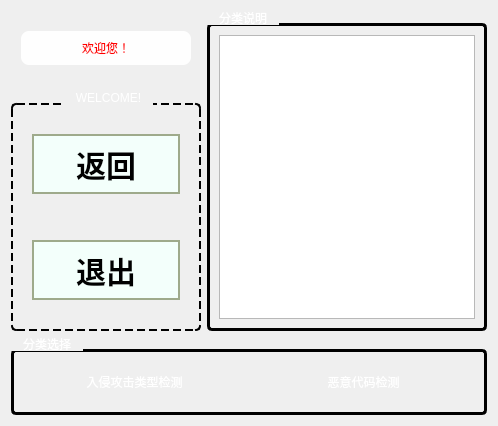
      <widget class="QWidget" name="page_dec">
       <property name="sizePolicy">
        <sizepolicy hsizetype="Expanding" vsizetype="Expanding">
         <horstretch>0</horstretch>
         <verstretch>0</verstretch>
        </sizepolicy>
       </property>
       <property name="styleSheet">
        <string notr="true">page_dec {
    border-image: url(:/img/images/8.jpg) 0 0 0 0 stretch stretch;
}
</string>
       </property>
       <layout class="QVBoxLayout" name="verticalLayout_68">
        <item>
         <layout class="QVBoxLayout" name="verticalLayout_46" stretch="5,3">
          <item>
           <layout class="QHBoxLayout" name="horizontalLayout_57" stretch="0">
            <item>
             <layout class="QHBoxLayout" name="horizontalLayout_60" stretch="1,8">
              <item>
               <layout class="QVBoxLayout" name="verticalLayout_47">
                <item>
                 <layout class="QHBoxLayout" name="horizontalLayout_58">
                  <property name="leftMargin">
                   <number>10</number>
                  </property>
                  <property name="topMargin">
                   <number>20</number>
                  </property>
                  <property name="rightMargin">
                   <number>10</number>
                  </property>
                  <property name="bottomMargin">
                   <number>20</number>
                  </property>
                  <item>
                   <widget class="QLabel" name="lable_decwelcome">
                    <property name="sizePolicy">
                     <sizepolicy hsizetype="Expanding" vsizetype="Fixed">
                      <horstretch>0</horstretch>
                      <verstretch>0</verstretch>
                     </sizepolicy>
                    </property>
                    <property name="styleSheet">
                     <string notr="true">QLabel {
    background-color: rgba(255, 255, 255, 0.95);  
    border: 2px solid 00ffff;
    border-radius: 8px;                         
    color: red;                                 
    font: bold 14pt &quot;Microsoft YaHei&quot;;
    padding: 8px;
}
</string>
                    </property>
                    <property name="text">
                     <string>欢迎您！</string>
                    </property>
                    <property name="alignment">
                     <set>Qt::AlignCenter</set>
                    </property>
                   </widget>
                  </item>
                 </layout>
                </item>
                <item>
                 <layout class="QVBoxLayout" name="verticalLayout_48">
                  <item>
                   <widget class="QGroupBox" name="groupBox_9">
                    <property name="styleSheet">
                     <string notr="true">QGroupBox {
    border: 2px dashed ffffff;
    border-radius: 5px;             
    color: white;                   
    font: bold 24px &quot;微软雅黑&quot;;     
    margin-top: 12px;              
}

QGroupBox::title {
    subcontrol-origin: margin;      
    subcontrol-position: top center; 
    padding: 0 10px;                 
}</string>
                    </property>
                    <property name="title">
                     <string>WELCOME!</string>
                    </property>
                    <layout class="QVBoxLayout" name="verticalLayout_51">
                     <item>
                      <layout class="QVBoxLayout" name="verticalLayout_53">
                       <property name="leftMargin">
                        <number>10</number>
                       </property>
                       <property name="topMargin">
                        <number>20</number>
                       </property>
                       <property name="rightMargin">
                        <number>10</number>
                       </property>
                       <property name="bottomMargin">
                        <number>20</number>
                       </property>
                       <item>
                        <widget class="QPushButton" name="btn_backdec">
                         <property name="sizePolicy">
                          <sizepolicy hsizetype="Expanding" vsizetype="Fixed">
                           <horstretch>0</horstretch>
                           <verstretch>0</verstretch>
                          </sizepolicy>
                         </property>
                         <property name="styleSheet">
                          <string notr="true">QPushButton { 
    color: rgb(0, 0, 0);
	background-color: rgb(243, 255, 251);                        
    border: 2px solid rgb(158, 170, 139);      
    border-radius: 0px;                          
    font-weight: bold;  
    padding: 8px 12px;  
    font-weight: bold;
    font-size: 30px;     
    min-width: 120px;   
    min-height: 40px;    
}

QPushButton:hover {
    background-color: rgb(180, 220, 255);    
}

QPushButton:pressed {
    background-color: rgb(150, 200, 255);    
}</string>
                         </property>
                         <property name="text">
                          <string>返回</string>
                         </property>
                        </widget>
                       </item>
                      </layout>
                     </item>
                     <item>
                      <layout class="QHBoxLayout" name="horizontalLayout_59">
                       <property name="leftMargin">
                        <number>10</number>
                       </property>
                       <property name="topMargin">
                        <number>20</number>
                       </property>
                       <property name="rightMargin">
                        <number>10</number>
                       </property>
                       <property name="bottomMargin">
                        <number>20</number>
                       </property>
                       <item>
                        <widget class="QPushButton" name="btn_decexit">
                         <property name="sizePolicy">
                          <sizepolicy hsizetype="Expanding" vsizetype="Fixed">
                           <horstretch>0</horstretch>
                           <verstretch>0</verstretch>
                          </sizepolicy>
                         </property>
                         <property name="styleSheet">
                          <string notr="true">QPushButton { 
    color: rgb(0, 0, 0);
	background-color: rgb(243, 255, 251);                        
    border: 2px solid rgb(158, 170, 139);      
    border-radius: 0px;                          
    font-weight: bold;  
    padding: 8px 12px;  
    font-weight: bold;
    font-size: 30px;     
    min-width: 120px;   
    min-height: 40px;    
}

QPushButton:hover {
    background-color: rgb(180, 220, 255);    
}

QPushButton:pressed {
    background-color: rgb(150, 200, 255);    
}</string>
                         </property>
                         <property name="text">
                          <string>退出</string>
                         </property>
                        </widget>
                       </item>
                      </layout>
                     </item>
                    </layout>
                   </widget>
                  </item>
                 </layout>
                </item>
               </layout>
              </item>
              <item>
               <layout class="QVBoxLayout" name="verticalLayout_78">
                <item>
                 <widget class="QGroupBox" name="groupBox_11">
                  <property name="styleSheet">
                   <string notr="true">QGroupBox {
    border: 3px solid ffffff;
    border-radius: 5px;             
    margin-top: 12px;               
    color: white;                  
    font: bold 24px &quot;微软雅黑&quot;;       
}

QGroupBox::title {
    subcontrol-origin: margin;     
    subcontrol-position: top left;  
    padding: 0 10px;               
}
</string>
                  </property>
                  <property name="title">
                   <string>分类说明</string>
                  </property>
                  <layout class="QVBoxLayout" name="verticalLayout_79">
                   <item>
                    <widget class="QTextBrowser" name="textBrowserdec"/>
                   </item>
                  </layout>
                 </widget>
                </item>
               </layout>
              </item>
             </layout>
            </item>
           </layout>
          </item>
          <item>
           <layout class="QHBoxLayout" name="horizontalLayout_61">
            <item>
             <widget class="QGroupBox" name="groupBox_10">
              <property name="styleSheet">
               <string notr="true">QGroupBox {
    border: 3px solid ffffff;
    border-radius: 5px;             
    margin-top: 12px;             
    color: white;                   
    font: bold 24px &quot;微软雅黑&quot;;       
}

QGroupBox::title {
    subcontrol-origin: margin;     
    subcontrol-position: top left;  
    padding: 0 10px;                
}
</string>
              </property>
              <property name="title">
               <string>分类选择</string>
              </property>
              <layout class="QHBoxLayout" name="horizontalLayout_44">
               <item>
                <layout class="QVBoxLayout" name="verticalLayout_49">
                 <item>
                  <layout class="QHBoxLayout" name="horizontalLayout_63">
                   <item>
                    <widget class="QPushButton" name="btn_dec2">
                     <property name="styleSheet">
                      <string notr="true">QPushButton {
    color: white;
    background-color: qlineargradient(
        x1: 0, y1: 0, x2: 1, y2: 0,
        stop: 0 2193b0, stop: 1 6dd5ed
    );
    border: 2px solid 00ffff;
    border-radius: 6px;
    font: bold 12pt &quot;Microsoft YaHei&quot;;
    padding: 8px 16px;
}

QPushButton:hover {
    background-color: qlineargradient(
        x1: 0, y1: 0, x2: 1, y2: 0,
        stop: 0 38b4e0, stop: 1 92e9f6
    );
    border: 2px solid 00e6e6;
}

QPushButton:pressed {
    background-color: qlineargradient(
        x1: 0, y1: 0, x2: 1, y2: 0,
        stop: 0 117a8b, stop: 1 5fc7d3
    );
    border: 2px solid 00cccc;
}
</string>
                     </property>
                     <property name="text">
                      <string>入侵攻击类型检测</string>
                     </property>
                    </widget>
                   </item>
                  </layout>
                 </item>
                </layout>
               </item>
               <item>
                <layout class="QVBoxLayout" name="verticalLayout_50">
                 <item>
                  <layout class="QHBoxLayout" name="horizontalLayout_64">
                   <item>
                    <widget class="QPushButton" name="btn_dec3">
                     <property name="styleSheet">
                      <string notr="true">QPushButton {
    color: white;
    background-color: qlineargradient(
        x1: 0, y1: 0, x2: 1, y2: 0,
        stop: 0 2193b0, stop: 1 6dd5ed
    );
    border: 2px solid 00ffff;
    border-radius: 6px;
    font: bold 12pt &quot;Microsoft YaHei&quot;;
    padding: 8px 16px;
}

QPushButton:hover {
    background-color: qlineargradient(
        x1: 0, y1: 0, x2: 1, y2: 0,
        stop: 0 38b4e0, stop: 1 92e9f6
    );
    border: 2px solid 00e6e6;
}

QPushButton:pressed {
    background-color: qlineargradient(
        x1: 0, y1: 0, x2: 1, y2: 0,
        stop: 0 117a8b, stop: 1 5fc7d3
    );
    border: 2px solid 00cccc;
}
</string>
                     </property>
                     <property name="text">
                      <string>恶意代码检测</string>
                     </property>
                    </widget>
                   </item>
                  </layout>
                 </item>
                </layout>
               </item>
              </layout>
             </widget>
            </item>
           </layout>
          </item>
         </layout>
        </item>
       </layout>
      </widget>
